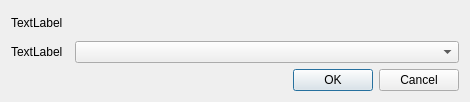
<?xml version="1.0" encoding="UTF-8"?>
<ui version="4.0">
 <class>Dialog</class>
 <widget class="QDialog" name="Dialog">
  <property name="geometry">
   <rect>
    <x>0</x>
    <y>0</y>
    <width>470</width>
    <height>102</height>
   </rect>
  </property>
  <property name="windowTitle">
   <string>Dialog</string>
  </property>
  <layout class="QGridLayout" name="gridLayout">
   <item row="1" column="2">
    <widget class="KComboBox" name="new_faction_name_combobox">
     <property name="sizePolicy">
      <sizepolicy hsizetype="MinimumExpanding" vsizetype="Fixed">
       <horstretch>0</horstretch>
       <verstretch>0</verstretch>
      </sizepolicy>
     </property>
     <property name="editable">
      <bool>false</bool>
     </property>
     <property name="trapReturnKey">
      <bool>true</bool>
     </property>
    </widget>
   </item>
   <item row="1" column="0">
    <widget class="QLabel" name="new_faction_name_label">
     <property name="text">
      <string>TextLabel</string>
     </property>
    </widget>
   </item>
   <item row="2" column="0" colspan="3">
    <widget class="QDialogButtonBox" name="new_faction_button_box">
     <property name="orientation">
      <enum>Qt::Horizontal</enum>
     </property>
     <property name="standardButtons">
      <set>QDialogButtonBox::Cancel|QDialogButtonBox::Ok</set>
     </property>
    </widget>
   </item>
   <item row="0" column="0" colspan="3">
    <widget class="QLabel" name="new_faction_instructions_label">
     <property name="text">
      <string>TextLabel</string>
     </property>
    </widget>
   </item>
  </layout>
 </widget>
 <customwidgets>
  <customwidget>
   <class>KComboBox</class>
   <extends>QComboBox</extends>
   <header>kcombobox.h</header>
  </customwidget>
 </customwidgets>
 <resources/>
 <connections>
  <connection>
   <sender>new_faction_button_box</sender>
   <signal>accepted()</signal>
   <receiver>Dialog</receiver>
   <slot>accept()</slot>
   <hints>
    <hint type="sourcelabel">
     <x>248</x>
     <y>254</y>
    </hint>
    <hint type="destinationlabel">
     <x>157</x>
     <y>274</y>
    </hint>
   </hints>
  </connection>
  <connection>
   <sender>new_faction_button_box</sender>
   <signal>rejected()</signal>
   <receiver>Dialog</receiver>
   <slot>reject()</slot>
   <hints>
    <hint type="sourcelabel">
     <x>316</x>
     <y>260</y>
    </hint>
    <hint type="destinationlabel">
     <x>286</x>
     <y>274</y>
    </hint>
   </hints>
  </connection>
 </connections>
</ui>
